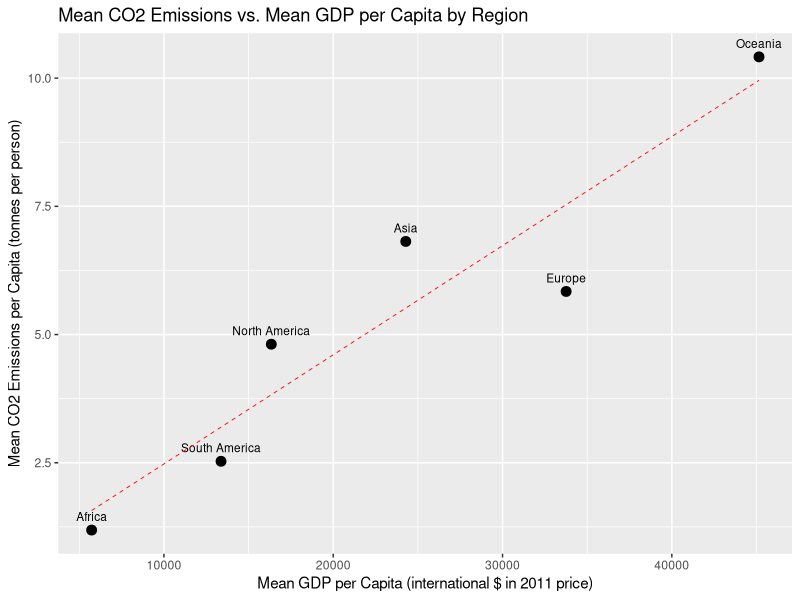

The R source for this figure:
## ---- chunk 1
knitr::opts_chunk$set(echo = TRUE)
library(readr)
library(knitr)
library(ggplot2)
library(dplyr)
## ---- chunk 2
df <- read.csv("Data/co2-emissions-vs-gdp.csv") 

varis <- data.frame(var_name = names(df))
kable(varis, caption = "Dataset variable names")
## ---- chunk 3
cat("The dataset contains", nrow(df), "observations and", ncol(df), "variables.")
cat(str(head(df, 2)))
## ---- chunk 4
clean_df <- df %>%
  select(
    'Entity',
    'Code',
    'Annual.CO..emissions..per.capita.',
    'GDP.per.capita',
    'Population..historical.',
    'World.regions.according.to.OWID'
  ) %>%
  rename(
    country = 'Entity',
    iso_code = 'Code',
    co2_per_capita = 'Annual.CO..emissions..per.capita.',
    gdp_per_capita = 'GDP.per.capita',
    population = 'Population..historical.',
    region = 'World.regions.according.to.OWID'
  )

co2_gdp <- clean_df %>%
  select(
    "region",
    "co2_per_capita",
    "gdp_per_capita"
  ) %>%
  group_by(region) %>%
  summarise(
    mean_co2 = mean(co2_per_capita, na.rm = TRUE),
    var_co2 = var(co2_per_capita, na.rm = TRUE),
    med_co2 = median(co2_per_capita, na.rm = TRUE),
    mean_gdp = mean(gdp_per_capita, na.rm = TRUE),
    var_gdp = var(gdp_per_capita, na.rm = TRUE),
    med_gdp = median(gdp_per_capita, na.rm = TRUE),
    .groups = "drop"
  )

kable(head(co2_gdp, 10), digits = 2, caption = "Summary Statistics by Region")
## ---- chunk 5
ggplot(co2_gdp, aes(x = mean_gdp, y = mean_co2, label = region)) +
  geom_point(size = 3) +
  geom_text(vjust = -1, hjust = 0.5, size = 3) +
  geom_smooth(method = "lm", se = FALSE, color = "red", linetype = "dashed", linewidth = 0.3) +
  labs(
    title = "Mean CO2 Emissions vs. Mean GDP per Capita by Region",
    x = "Mean GDP per Capita (international $ in 2011 price)",
    y = "Mean CO2 Emissions per Capita (tonnes per person)"
  ) 
